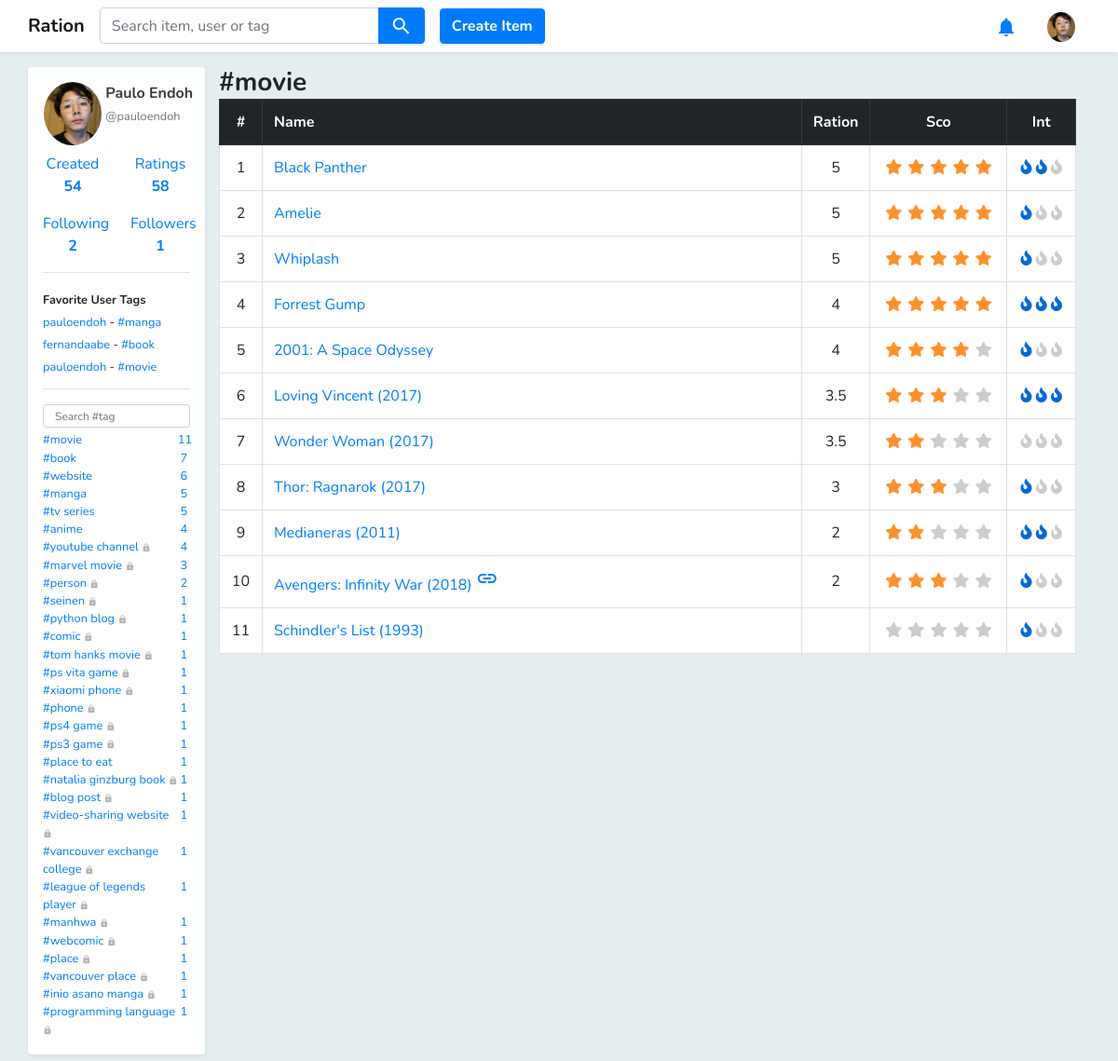
The page /items?tag=movie (signed in) on the database its author committed.
### core/models.py (models this page shows, shortened)
class Profile(models.Model):
    user = models.OneToOneField(
        User,
        related_name='profile',
        on_delete=models.CASCADE,
        primary_key=True
    )
    fullname = models.CharField(max_length=100)
    picture = models.ImageField(upload_to='profile_pics', blank=True, default="profile_pics/default.png")
    bio = models.TextField(null=True, blank=True)
    location = models.TextField(null=True, blank=True)
    website = models.TextField(null=True, blank=True)

class User_Item(models.Model):
    user = models.ForeignKey(User, related_name='user_items', on_delete=models.CASCADE)
    item = models.ForeignKey(Item, related_name='user_items', on_delete=models.CASCADE)
    rating = models.FloatField(validators=[MinValueValidator(1), MaxValueValidator(5)], null=True, blank=True)
    interest = models.FloatField(validators=[MinValueValidator(1), MaxValueValidator(3)], null=True, blank=True)

class Following(models.Model):
    follower = models.ForeignKey(User, on_delete=models.CASCADE)
    user_tag = models.ForeignKey(User_Tag, on_delete=models.CASCADE)

class User_Tag(models.Model):
    user = models.ForeignKey(User, on_delete=models.CASCADE)
    tag = models.ForeignKey(Tag, on_delete=models.CASCADE)
    item_count = models.IntegerField()
    is_private = models.NullBooleanField()

class Favorite_User_Tag(models.Model):
    user = models.ForeignKey(User, related_name='favorite_user_tags', on_delete=models.CASCADE)
    user_tag = models.ForeignKey(User_Tag, on_delete=models.CASCADE)

class Tag(models.Model):
    name = models.TextField()
    is_official = models.BooleanField(default=0)

class Item(models.Model):
    name = models.CharField(max_length=255)
    description = models.TextField(null=True, blank=True)
    url = models.CharField(max_length=255, null=True, blank=True)
    is_official = models.BooleanField(default=0)
    tags = models.ManyToManyField(Tag, related_name='items', blank=True)
    creator = models.ForeignKey(User, on_delete=models.CASCADE)
    created_at = models.DateTimeField(auto_now_add=True)
    image = models.ImageField(upload_to='item_icons', blank=True, default="item_icons/default.png")
    avg_rating = models.FloatField(null=True)
    avg_interest = models.FloatField(null=True)

### core/views.py (the view)
# urls.py: path('items', views.items, name='items'),
def items(request):
    if request.GET.get('tag'):
        tag_name = request.GET.get('tag')
        tag = get_object_or_404(Tag, name=tag_name)
        items = tag.items.all().order_by('-avg_rating')
    else:
        items = Item.objects.all().order_by('-avg_rating')
    return render(request, 'items.html', {'items': items})

### templates/items.html
{% extends "base.html" %}
{% block content %}
<div class="pb-2 container">
    <div class="row">
        {% include 'includes/left_container.html' %}
        <div class="col-10">
            <h3 class="font-weight-bold d-inline">
                {% if request.GET.tag %}
                #{{ request.GET.tag }}
                {% else %}
                All items
                {% endif %}
            </h3>
            <table class="table table-bordered bg-white">
                <tr class="thead-dark">
                    <th class="align-middle text-center" style="width: 5%">#</th>
                    <th class="align-middle">Name</th>
                    <th class="align-middle text-center" style="width: 8%">Ration</th>
                    <th class="align-middle text-center" style="width: 16%">
                        Sco
                    </th>
                    <th class="align-middle text-center" style="width: 8%">
                        Int
                    </th>
                </tr>
                {% for item in items %}
                <tr>
                    <td class="align-middle text-center">
                        {{ forloop.counter }}
                    </td>
                    <td class="align-middle">
                        <a href="{% url 'item' item.id %}">{{ item.name }}</a>
                        {% if item.url %}
                        <a href="{{ item.url }}" target="_blank"><i class="material-icons">link</i></a>
                        {% endif %}
                    </td>
                    <td class="align-middle text-center">{{ item.avg_rating|floatformat }}</td>
                    <td class="text-center align-middle">
                        {% include 'includes/rating_stars.html' %}
                    </td>
                    <td class="text-center align-middle">
                        {% include 'includes/interest_flames.html' %}
                    </td>
                </tr>
                {% endfor %}
            </table>
        </div>
    </div>
</div>
{% endblock %}

### templates/base.html (shortened to what this page needs)
{% load staticfiles %}
<!DOCTYPE html>
<html lang="en">
<head>
    <link rel="stylesheet" href="{% static 'styles/bootstrap.css' %}">
    <link rel="stylesheet" href="https://use.fontawesome.com/releases/v5.0.13/css/all.css"
>
    <link rel="stylesheet" href="{% static 'styles/jquery-ui.css' %}" type="text/css" media="all"/>
    <link href="{% static 'styles/main.css' %}" rel="stylesheet">
</head>
<body class="body">
<div class="pt-5"></div>
<nav class="navbar fixed-top navbar-expand-sm bg-white navbar-light shadow-sm ">
    <div class="container pl-0 pr-0 ">
        <ul class="navbar-nav mr-auto">
            <li class="nav-item ">
                <a class="navbar-brand font-weight-bold" href="{% url 'home' %}">Ration</a>
            </li>
            <li class="nav-item">
                <form method="get" action="{% url 'search' %}">
                    <div class="input-group ui-widget">
                        <input id='search-box' type="text" class="form-control text-italic" name="q"
                               placeholder="Search item, user or tag" required
                               />
                        <div class="input-group-append">
                            <button class="btn btn-primary"><i class="material-icons align-middle">search</i></button>
                        </div>
                    </div>
                </form>
            </li>
            {% if request.user.is_authenticated %}
            <div class="pl-3 align-self-center">
                <a href="{% url 'create_item' %}">
                    <button type="button" class="btn btn-primary rounded font-weight-bold">Create Item</button>
                </a>
            </div>
            {% endif %}
        </ul>
        <ul class="navbar-nav">
            {% if request.user.is_authenticated %}
            <li class="nav-item pr-3">
                <a class="nav-link p-0" href="{% url 'notifications' %}">
                    <i class="material-icons pt-2 text-primary">
                    </i>
                </a>
            </li>
            <li class="nav-item dropdown">
                <a class="nav-link text-primary p-0" href="#" id="navbardrop"
                   data-toggle="dropdown">
                    <img class="rounded-circle mt-1 ml-3 mr-3" src="/media/{{ request.user.profile.picture }}"  width="30px"/>
                </a>
            </li>
            {% endif %}
        </ul>
    </div>
</nav>
{% block content %}{% endblock %}
</body>
</html>

### templates/includes/left_container.html (shortened to what this page needs)
{% load utils %}
<div class="col-2 pl-0 pr-0">
    {% if request.user.is_authenticated %}
    <div class="bg-white pl-3 pr-3 shadow-sm rounded">
        <div class="pt-3">
            {% if user.is_authenticated %}
            <div class="row">
                <div class="col-5 pl-3 pr-0">
                    <a href="{% url 'user' user.username %}">
                        <img class="rounded-circle w-100" src="/media/{{ user.profile.picture }}"/>
                    </a>
                </div>
                <div class="col-7 pl-1 pr-2">
                    <p>
                        <a href="{% url 'user' user.username %}" class="text-dark no-underline">
                            <b>{{ user.profile.fullname }}</b>
                            <br>
                            <small class="text-muted d-inline">@{{ user.username }}</small>
                        </a>
                    </p>
                </div>
            </div>
            <div class="row">
                <div class="col-6">
                    <div class="align-self-center">
                        <a class="nav-link text-center pl-0 pr-0 {% if '/created' in request.path %}font-weight-bold{% endif %}"
                           href="{% url 'user_created_item_list' user.username %}">Created
                            <br>
                            <b>
                                {%get_created_item_count_by_user user%}
                            </b>
                        </a>
                    </div>
                </div>
                <div class="col-6">
                    <div class="align-self-center">
                        <a class="nav-link text-center pl-0 pr-0  {% if '/ratings' in request.path %}font-weight-bold{% endif %}"
                           href="{% url 'rating_list' user.username %}">Ratings<br><b>{{user.user_items.all|length}}</b>
                        </a>
                    </div>
                </div>
            </div>
            <div class="row">
                <div class="col-6">
                    <div class="align-self-center">
                        <a class="nav-link text-center pl-0 pr-0  {% if '/following' in request.path %}font-weight-bold{% endif %}"
                           href="{% url 'following_list' user.username %}">Following
                            <br>
                            <b> {% get_following_count_by_user user %}</b>
                        </a>
                    </div>
                </div>
                <div class="col-6">
                    <div class="align-self-center">
                        <a class="nav-link text-center pl-0 pr-0  {% if '/followers' in request.path %}font-weight-bold{% endif %}"
                           href="{% url 'follower_list' user.username %}">Followers<br>
                            <b>{% get_follower_count_by_user user %}</b>
                        </a>
                    </div>
                </div>
            </div>
            {% if user == request.user and user.favorite_user_tags.count > 0 %}
            <div class="mt-2 mb-3 container border-top"></div>
                <small class="font-weight-bold">
                                                Favorite User Tag{{ user.favorite_user_tags.count|pluralize }}
                </small>
            <ul class="no-bullets pl-0 pb-1 mb-0">
                {% for favorite_user_tag in user.favorite_user_tags.all %}
                <li>
                    <small>
                        <a href="{% url 'user' favorite_user_tag.user_tag.user.username %}">
                            {{ favorite_user_tag.user_tag.user.username }}
                        </a>
                        -
                        <a href="{% url 'rating_list' favorite_user_tag.user_tag.user.username  %}?tag={{ favorite_user_tag.user_tag.tag.name }}">
                            #{{ favorite_user_tag.user_tag.tag.name }}
                        </a>
                    </small>
                </li>
                {% endfor %}
            </ul>
            {% endif %}
            <div class="mt-2 mb-3 container border-top"></div>
            <ul class="no-bullets pl-0 pb-3">
                <div class="form-group mb-1">
                    <input class="form-control user-tag-filter" type="text" placeholder="Search #tag"/>
                </div>
                {% for user_tag in user.get_user_tag_list %}
                {% if user_tag.user == request.user %}
                <li>
                    <small>
                        <a href="{% url 'rating_list' user.username %}?tag={{ user_tag.tag.name }}">
                            <div class="row no-gutters">
                                <div class="col-11">
                                    #{{ user_tag.tag.name }}
                                    {% if user_tag.is_private %}
                                    <i class="material-icons align-middle" style="font-size: 10px; color: #b5b5b5; ">
                                    </i>
                                    {% endif %}
                                </div>
                                <div class="col-1 text-center">
                                    {{ user_tag.item_count }}
                                </div>
                            </div>
                        </a>
                    </small>
                </li>
                {% endif %}
                {% endfor %}
            </ul>
            {% endif %}
        </div>
    </div>
    {% endif %}
</div>

### templates/includes/rating_stars.html (shortened to what this page needs)
{% load utils %}
{% if item %}
{% if user_item == None %}
{% get_user_item request.user item as user_item %}
{% endif %}
<div class='rating-stars text-center'>
    <ul class="stars mb-0" data-value="{{ item.id }}">
        <li class='star
{% if user_item.rating >= 1 %}
selected
{% endif %}' title='Horrible' data-value='1'>
            <i class='fa fa-star fa-fw'></i>
        </li>
        <li class='star
{% if user_item.rating >= 2 %}
selected
{% endif %}
' title='Bad' data-value='2'>
            <i class='fa fa-star fa-fw'></i>
        </li>
        <li class='star
{% if user_item.rating >= 3 %}
selected
{% endif %}' title='Normal' data-value='3'>
            <i class='fa fa-star fa-fw'></i>
        </li>
        <li class='star
{% if user_item.rating >= 4 %}
selected
{% endif %}' title='Good' data-value='4'>
            <i class='fa fa-star fa-fw'></i>
        </li>
        <li class='star
{% if user_item.rating >= 5 %}
selected
{% endif %}' title='Excellent' data-value='5'>
            <i class='fa fa-star fa-fw'></i>
        </li>
    </ul>
</div>
{% endif %}

### templates/includes/interest_flames.html (shortened to what this page needs)
{% load utils %}
{% if item %}
{% if user_item == None %}
{% get_user_item request.user item as user_item %}
{% endif %}
<div class="interest-flames text-center">
    <ul class="flames mb-0" data-value="{{ item.id }}">
        <li class="flame
{% if user_item.interest >= 1 %}
selected
{% endif %}"
            title="Not interested" data-value="1">
            <i class="fas fa-fire"></i>
        </li>
        <li class="flame
{% if user_item.interest >= 2 %}
selected
{% endif %}"
            title="Interested" data-value="2">
            <i class="fas fa-fire"></i>
        </li>
        <li class="flame
{% if user_item.interest >= 3 %}
selected
{% endif %}"
            title="Very interested" data-value="3">
            <i class="fas fa-fire"></i>
        </li>
    </ul>
</div>
{% endif %}

### rows shown on the page
Favorite_User_Tag: user_tag.user.username "pauloendoh", user_tag.tag.name "manga"
Favorite_User_Tag: user_tag.user.username "fernandaabe", user_tag.tag.name "book"
Favorite_User_Tag: user_tag.user.username "pauloendoh", user_tag.tag.name "movie"
User_Tag: tag.name "movie", item_count "11"
User_Tag: tag.name "book", item_count "7"
User_Tag: tag.name "website", item_count "6"
User_Tag: tag.name "manga", item_count "5"
User_Tag: tag.name "tv series", item_count "5"
User_Tag: tag.name "anime", item_count "4"
User_Tag: tag.name "youtube channel", is_private True (drawn), item_count "4"
User_Tag: tag.name "marvel movie", is_private True (drawn), item_count "3"
User_Tag: tag.name "person", is_private True (drawn), item_count "2"
User_Tag: tag.name "seinen", is_private True (drawn), item_count "1"
User_Tag: tag.name "python blog", is_private True (drawn), item_count "1"
User_Tag: tag.name "comic", is_private True (drawn), item_count "1"
User_Tag: tag.name "tom hanks movie", is_private True (drawn), item_count "1"
User_Tag: tag.name "ps vita game", is_private True (drawn), item_count "1"
User_Tag: tag.name "xiaomi phone", is_private True (drawn), item_count "1"
User_Tag: tag.name "phone", is_private True (drawn), item_count "1"
User_Tag: tag.name "ps4 game", is_private True (drawn), item_count "1"
User_Tag: tag.name "ps3 game", is_private True (drawn), item_count "1"
User_Tag: tag.name "place to eat", item_count "1"
User_Tag: tag.name "natalia ginzburg book", is_private True (drawn), item_count "1"
User_Tag: tag.name "blog post", is_private True (drawn), item_count "1"
User_Tag: tag.name "video-sharing website", is_private True (drawn), item_count "1"
User_Tag: tag.name "vancouver exchange college", is_private True (drawn), item_count "1"
User_Tag: tag.name "league of legends player", is_private True (drawn), item_count "1"
User_Tag: tag.name "manhwa", is_private True (drawn), item_count "1"
User_Tag: tag.name "webcomic", is_private True (drawn), item_count "1"
User_Tag: tag.name "place", is_private True (drawn), item_count "1"
User_Tag: tag.name "vancouver place", is_private True (drawn), item_count "1"
User_Tag: tag.name "inio asano manga", is_private True (drawn), item_count "1"
User_Tag: tag.name "programming language", is_private True (drawn), item_count "1"
Tag: GET.tag "movie"
Item: name "Black Panther", avg_rating "5", {{ item.id }} 23 (drawn)
Item: name "Amelie", avg_rating "5", {{ item.id }} 44 (drawn)
Item: name "Whiplash", avg_rating "5", {{ item.id }} 27 (drawn)
Item: name "Forrest Gump", avg_rating "4", {{ item.id }} 30 (drawn)
Item: name "2001: A Space Odyssey", avg_rating "4", {{ item.id }} 48 (drawn)
Item: name "Loving Vincent (2017)", avg_rating "3.5", {{ item.id }} 24 (drawn)
Item: name "Wonder Woman (2017)", avg_rating "3.5", {{ item.id }} 79 (drawn)
Item: name "Thor: Ragnarok (2017)", avg_rating "3", {{ item.id }} 45 (drawn)
Item: name "Medianeras (2011)", avg_rating "2", {{ item.id }} 38 (drawn)
Item: name "Avengers: Infinity War (2018)", avg_rating "2", {{ item.id }} 5 (drawn)
Item: name "Schindler's List (1993)", {{ item.id }} 78 (drawn)

### other values the page prints
{{ user.profile.fullname }} "Paulo Endoh"
{{ user.username }} "pauloendoh"
{{ user.user_items.all|length }} "58"
